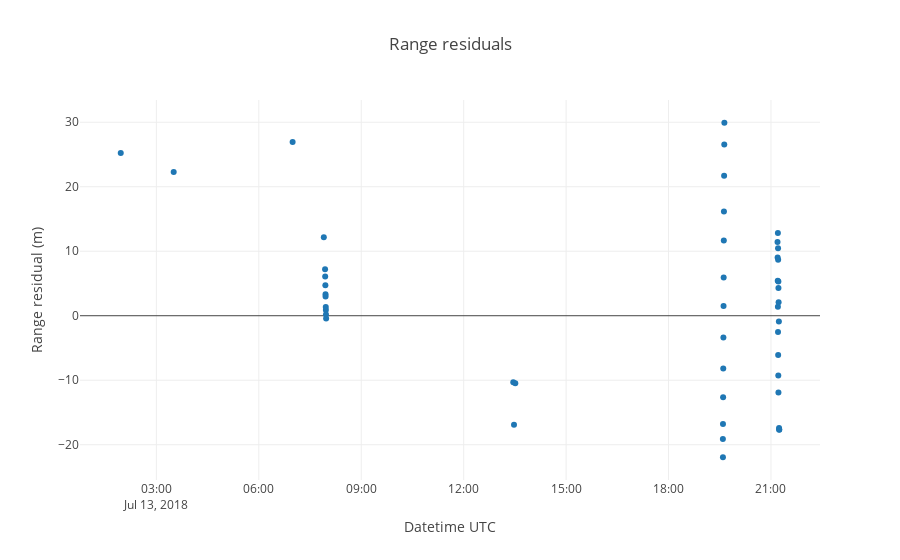

Write notebook code for a chart like this one.
### Markdown cell above
Plotting residuals

### Code cell
import plotly.graph_objs as go

trace = go.Scatter(
    x=observedRangeSeries.index, y=observedRangeSeries-estimatedRangeSeries,
    mode='markers'
)

data = [trace]

layout = go.Layout(
    title = 'Range residuals',
    xaxis = dict(
        title = 'Datetime UTC'
    ),
    yaxis = dict(
        title = 'Range residual (m)'
    )
)

fig = dict(data=data, layout=layout)

py.iplot(fig)
